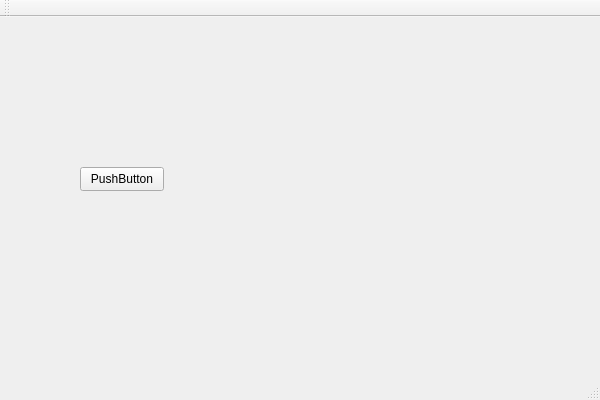
<?xml version="1.0" encoding="UTF-8"?>
<ui version="4.0">
 <class>Qt_RemoteClass</class>
 <widget class="QMainWindow" name="Qt_RemoteClass">
  <property name="geometry">
   <rect>
    <x>0</x>
    <y>0</y>
    <width>600</width>
    <height>400</height>
   </rect>
  </property>
  <property name="windowTitle">
   <string>Qt_Remote</string>
  </property>
  <widget class="QWidget" name="centralWidget">
   <widget class="QPushButton" name="pushButton">
    <property name="geometry">
     <rect>
      <x>80</x>
      <y>150</y>
      <width>84</width>
      <height>24</height>
     </rect>
    </property>
    <property name="text">
     <string>PushButton</string>
    </property>
   </widget>
  </widget>
  <widget class="QMenuBar" name="menuBar">
   <property name="geometry">
    <rect>
     <x>0</x>
     <y>0</y>
     <width>600</width>
     <height>25</height>
    </rect>
   </property>
  </widget>
  <widget class="QToolBar" name="mainToolBar">
   <attribute name="toolBarArea">
    <enum>TopToolBarArea</enum>
   </attribute>
   <attribute name="toolBarBreak">
    <bool>false</bool>
   </attribute>
  </widget>
  <widget class="QStatusBar" name="statusBar"/>
 </widget>
 <layoutdefault spacing="6" margin="11"/>
 <resources>
  <include location="Qt_Remote.qrc"/>
 </resources>
 <connections/>
</ui>
